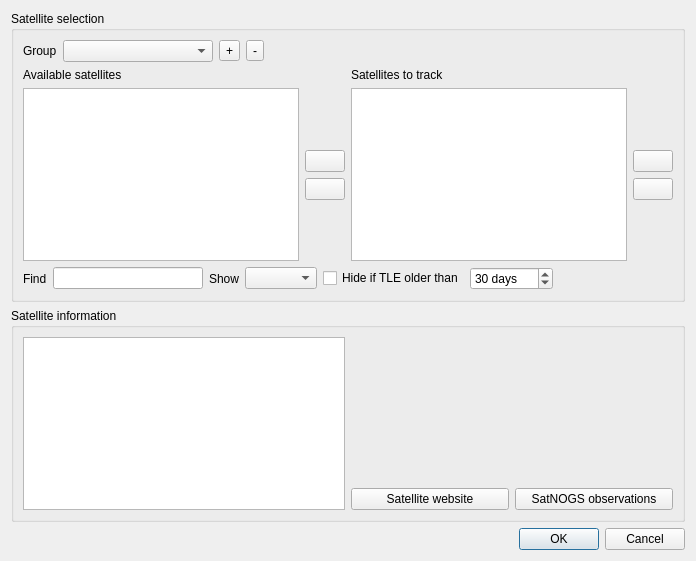
<?xml version="1.0" encoding="UTF-8"?>
<ui version="4.0">
 <class>SatelliteSelectionDialog</class>
 <widget class="QDialog" name="SatelliteSelectionDialog">
  <property name="geometry">
   <rect>
    <x>0</x>
    <y>0</y>
    <width>696</width>
    <height>561</height>
   </rect>
  </property>
  <property name="font">
   <font>
    <family>Liberation Sans</family>
    <pointsize>9</pointsize>
   </font>
  </property>
  <property name="windowTitle">
   <string>Select satellites to track</string>
  </property>
  <layout class="QVBoxLayout" name="verticalLayout">
   <item>
    <widget class="QGroupBox" name="satSelectionGroup">
     <property name="sizePolicy">
      <sizepolicy hsizetype="Expanding" vsizetype="Expanding">
       <horstretch>0</horstretch>
       <verstretch>0</verstretch>
      </sizepolicy>
     </property>
     <property name="title">
      <string>Satellite selection</string>
     </property>
     <layout class="QVBoxLayout" name="verticalLayout_5">
      <item>
       <layout class="QHBoxLayout" name="groupHorizontalLayout">
        <item>
         <widget class="QLabel" name="groupLabel">
          <property name="text">
           <string>Group</string>
          </property>
         </widget>
        </item>
        <item>
         <widget class="QComboBox" name="group">
          <property name="minimumSize">
           <size>
            <width>150</width>
            <height>0</height>
           </size>
          </property>
          <property name="toolTip">
           <string>Group of satellites to edit. Selecting a group loads its satellites into the selected list. Changes to the selected list are saved to the group</string>
          </property>
         </widget>
        </item>
        <item>
         <widget class="QToolButton" name="groupAdd">
          <property name="toolTip">
           <string>Create a new group from the selected satellites</string>
          </property>
          <property name="text">
           <string>+</string>
          </property>
         </widget>
        </item>
        <item>
         <widget class="QToolButton" name="groupDelete">
          <property name="toolTip">
           <string>Delete the group (the selected satellites are kept)</string>
          </property>
          <property name="text">
           <string>-</string>
          </property>
         </widget>
        </item>
        <item>
         <spacer name="groupHorizontalSpacer">
          <property name="orientation">
           <enum>Qt::Horizontal</enum>
          </property>
          <property name="sizeHint" stdset="0">
           <size>
            <width>40</width>
            <height>20</height>
           </size>
          </property>
         </spacer>
        </item>
       </layout>
      </item>
      <item>
       <layout class="QHBoxLayout" name="horizontalLayout_2">
        <item>
         <widget class="QLabel" name="availableSatsLabel">
          <property name="text">
           <string>Available satellites</string>
          </property>
         </widget>
        </item>
        <item>
         <widget class="QLabel" name="selectedSatsLabel">
          <property name="text">
           <string>Satellites to track</string>
          </property>
         </widget>
        </item>
       </layout>
      </item>
      <item>
       <layout class="QHBoxLayout" name="satSelectionHorizontalLayout">
        <item>
         <widget class="QListWidget" name="availableSats">
          <property name="toolTip">
           <string>List of available satellites. Double click or press right arrow to move to selected list.</string>
          </property>
          <property name="selectionMode">
           <enum>QAbstractItemView::ExtendedSelection</enum>
          </property>
          <property name="sortingEnabled">
           <bool>true</bool>
          </property>
         </widget>
        </item>
        <item>
         <layout class="QVBoxLayout" name="leftRightButtonsVerticalLayout">
          <item>
           <spacer name="verticalSpacer_7">
            <property name="orientation">
             <enum>Qt::Vertical</enum>
            </property>
            <property name="sizeHint" stdset="0">
             <size>
              <width>20</width>
              <height>40</height>
             </size>
            </property>
           </spacer>
          </item>
          <item>
           <widget class="QPushButton" name="addSat">
            <property name="toolTip">
             <string>Add satellite to selected list</string>
            </property>
            <property name="text">
             <string/>
            </property>
            <property name="icon">
             <iconset resource="../../../sdrgui/resources/res.qrc">
              <normaloff>:/arrow_left.png</normaloff>:/arrow_left.png</iconset>
            </property>
           </widget>
          </item>
          <item>
           <widget class="QPushButton" name="removeSat">
            <property name="toolTip">
             <string>Remove satellite from selected list</string>
            </property>
            <property name="text">
             <string/>
            </property>
            <property name="icon">
             <iconset resource="../../../sdrgui/resources/res.qrc">
              <normaloff>:/arrow_right.png</normaloff>:/arrow_right.png</iconset>
            </property>
           </widget>
          </item>
          <item>
           <spacer name="verticalSpacer_8">
            <property name="orientation">
             <enum>Qt::Vertical</enum>
            </property>
            <property name="sizeHint" stdset="0">
             <size>
              <width>20</width>
              <height>40</height>
             </size>
            </property>
           </spacer>
          </item>
         </layout>
        </item>
        <item>
         <widget class="QListWidget" name="selectedSats">
          <property name="toolTip">
           <string>List of selected satellites. Double click or press left arrow to move to available list. Order according to priority for automatic selection on AOS.</string>
          </property>
          <property name="selectionMode">
           <enum>QAbstractItemView::ExtendedSelection</enum>
          </property>
         </widget>
        </item>
        <item>
         <layout class="QVBoxLayout" name="upDownVerticalLayout">
          <item>
           <spacer name="verticalSpacer_6">
            <property name="orientation">
             <enum>Qt::Vertical</enum>
            </property>
            <property name="sizeHint" stdset="0">
             <size>
              <width>20</width>
              <height>40</height>
             </size>
            </property>
           </spacer>
          </item>
          <item>
           <widget class="QPushButton" name="moveUp">
            <property name="toolTip">
             <string>Move satellite up in list</string>
            </property>
            <property name="text">
             <string/>
            </property>
            <property name="icon">
             <iconset resource="../../../sdrgui/resources/res.qrc">
              <normaloff>:/arrow_up.png</normaloff>:/arrow_up.png</iconset>
            </property>
           </widget>
          </item>
          <item>
           <widget class="QPushButton" name="moveDown">
            <property name="toolTip">
             <string>Move satellite down in list</string>
            </property>
            <property name="text">
             <string/>
            </property>
            <property name="icon">
             <iconset resource="../../../sdrgui/resources/res.qrc">
              <normaloff>:/arrow_down.png</normaloff>:/arrow_down.png</iconset>
            </property>
           </widget>
          </item>
          <item>
           <spacer name="verticalSpacer">
            <property name="orientation">
             <enum>Qt::Vertical</enum>
            </property>
            <property name="sizeHint" stdset="0">
             <size>
              <width>20</width>
              <height>40</height>
             </size>
            </property>
           </spacer>
          </item>
         </layout>
        </item>
       </layout>
      </item>
      <item>
       <layout class="QHBoxLayout" name="findHorizontalLayout">
        <item>
         <widget class="QLabel" name="findLabel">
          <property name="text">
           <string>Find</string>
          </property>
         </widget>
        </item>
        <item>
         <widget class="QLineEdit" name="find">
          <property name="sizePolicy">
           <sizepolicy hsizetype="Preferred" vsizetype="Fixed">
            <horstretch>0</horstretch>
            <verstretch>0</verstretch>
           </sizepolicy>
          </property>
          <property name="minimumSize">
           <size>
            <width>150</width>
            <height>0</height>
           </size>
          </property>
          <property name="toolTip">
           <string>Enter name of satellite to find in the available satellites list</string>
          </property>
         </widget>
        </item>
        <item>
         <widget class="QLabel" name="categoryLabel">
          <property name="text">
           <string>Show</string>
          </property>
         </widget>
        </item>
        <item>
         <widget class="QComboBox" name="category">
          <property name="toolTip">
           <string>Only show available satellites in this category. Categories are determined from the satellite's SatNOGS transmitters and which TLE files list it</string>
          </property>
          <property name="sizeAdjustPolicy">
           <enum>QComboBox::AdjustToContents</enum>
          </property>
         </widget>
        </item>
        <item>
         <widget class="QCheckBox" name="hideStaleTLEs">
          <property name="toolTip">
           <string>Hide satellites whose TLE hasn't been updated recently. SatNOGS doesn't always mark satellites that have re-entered, but their TLEs stop being updated</string>
          </property>
          <property name="text">
           <string>Hide if TLE older than</string>
          </property>
         </widget>
        </item>
        <item>
         <widget class="QSpinBox" name="maxTLEAge">
          <property name="toolTip">
           <string>Age in days after which a satellite's TLE is considered stale</string>
          </property>
          <property name="suffix">
           <string> days</string>
          </property>
          <property name="minimum">
           <number>1</number>
          </property>
          <property name="maximum">
           <number>3650</number>
          </property>
          <property name="value">
           <number>30</number>
          </property>
         </widget>
        </item>
        <item>
         <spacer name="horizontalSpacer">
          <property name="orientation">
           <enum>Qt::Horizontal</enum>
          </property>
          <property name="sizeHint" stdset="0">
           <size>
            <width>40</width>
            <height>20</height>
           </size>
          </property>
         </spacer>
        </item>
       </layout>
      </item>
     </layout>
    </widget>
   </item>
   <item>
    <widget class="QGroupBox" name="satInformationGroup">
     <property name="title">
      <string>Satellite information</string>
     </property>
     <layout class="QHBoxLayout" name="horizontalLayout">
      <item>
       <widget class="QTextEdit" name="satInfo">
        <property name="toolTip">
         <string>Information from SatNOGS about the selected satellite</string>
        </property>
        <property name="readOnly">
         <bool>true</bool>
        </property>
       </widget>
      </item>
      <item>
       <layout class="QVBoxLayout" name="satInfoVerticalLayout">
        <item>
         <widget class="QLabel" name="satImage">
          <property name="sizePolicy">
           <sizepolicy hsizetype="MinimumExpanding" vsizetype="MinimumExpanding">
            <horstretch>0</horstretch>
            <verstretch>0</verstretch>
           </sizepolicy>
          </property>
          <property name="toolTip">
           <string>Image of satellite</string>
          </property>
          <property name="text">
           <string/>
          </property>
          <property name="scaledContents">
           <bool>false</bool>
          </property>
         </widget>
        </item>
        <item>
         <layout class="QHBoxLayout" name="webSiteButtonsHorizontalLayout">
          <item>
           <widget class="QPushButton" name="openSatelliteWebsite">
            <property name="toolTip">
             <string>Display website for the satellite</string>
            </property>
            <property name="text">
             <string>Satellite website</string>
            </property>
           </widget>
          </item>
          <item>
           <widget class="QPushButton" name="openSatNogsObservations">
            <property name="toolTip">
             <string>Display SatNOGS observations of the satellite</string>
            </property>
            <property name="text">
             <string>SatNOGS observations</string>
            </property>
           </widget>
          </item>
         </layout>
        </item>
       </layout>
      </item>
     </layout>
    </widget>
   </item>
   <item>
    <widget class="QDialogButtonBox" name="buttonBox">
     <property name="orientation">
      <enum>Qt::Horizontal</enum>
     </property>
     <property name="standardButtons">
      <set>QDialogButtonBox::Cancel|QDialogButtonBox::Ok</set>
     </property>
    </widget>
   </item>
  </layout>
 </widget>
 <resources>
  <include location="../../../sdrgui/resources/res.qrc"/>
 </resources>
 <connections>
  <connection>
   <sender>buttonBox</sender>
   <signal>accepted()</signal>
   <receiver>SatelliteSelectionDialog</receiver>
   <slot>accept()</slot>
   <hints>
    <hint type="sourcelabel">
     <x>248</x>
     <y>254</y>
    </hint>
    <hint type="destinationlabel">
     <x>157</x>
     <y>274</y>
    </hint>
   </hints>
  </connection>
  <connection>
   <sender>buttonBox</sender>
   <signal>rejected()</signal>
   <receiver>SatelliteSelectionDialog</receiver>
   <slot>reject()</slot>
   <hints>
    <hint type="sourcelabel">
     <x>316</x>
     <y>260</y>
    </hint>
    <hint type="destinationlabel">
     <x>286</x>
     <y>274</y>
    </hint>
   </hints>
  </connection>
 </connections>
</ui>
